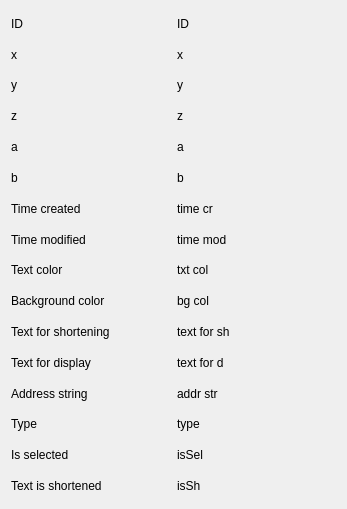
<?xml version="1.0" encoding="UTF-8"?>
<ui version="4.0">
 <class>NoteDetailsWindow</class>
 <widget class="QWidget" name="NoteDetailsWindow">
  <property name="geometry">
   <rect>
    <x>0</x>
    <y>0</y>
    <width>347</width>
    <height>509</height>
   </rect>
  </property>
  <property name="windowTitle">
   <string>Form</string>
  </property>
  <layout class="QHBoxLayout" name="horizontalLayout_2">
   <item>
    <layout class="QHBoxLayout" name="horizontalLayout">
     <item>
      <layout class="QVBoxLayout" name="verticalLayout_2">
       <item>
        <widget class="QLabel" name="label_3">
         <property name="text">
          <string>ID</string>
         </property>
        </widget>
       </item>
       <item>
        <widget class="QLabel" name="label_2">
         <property name="text">
          <string>x</string>
         </property>
        </widget>
       </item>
       <item>
        <widget class="QLabel" name="label">
         <property name="text">
          <string>y</string>
         </property>
        </widget>
       </item>
       <item>
        <widget class="QLabel" name="label_4">
         <property name="text">
          <string>z</string>
         </property>
        </widget>
       </item>
       <item>
        <widget class="QLabel" name="label_5">
         <property name="text">
          <string>a</string>
         </property>
        </widget>
       </item>
       <item>
        <widget class="QLabel" name="label_6">
         <property name="text">
          <string>b</string>
         </property>
        </widget>
       </item>
       <item>
        <widget class="QLabel" name="label_9">
         <property name="text">
          <string>Time created</string>
         </property>
        </widget>
       </item>
       <item>
        <widget class="QLabel" name="label_10">
         <property name="text">
          <string>Time modified</string>
         </property>
        </widget>
       </item>
       <item>
        <widget class="QLabel" name="label_12">
         <property name="text">
          <string>Text color</string>
         </property>
        </widget>
       </item>
       <item>
        <widget class="QLabel" name="label_13">
         <property name="text">
          <string>Background color</string>
         </property>
        </widget>
       </item>
       <item>
        <widget class="QLabel" name="label_18">
         <property name="text">
          <string>Text for shortening</string>
         </property>
        </widget>
       </item>
       <item>
        <widget class="QLabel" name="label_17">
         <property name="text">
          <string>Text for display</string>
         </property>
        </widget>
       </item>
       <item>
        <widget class="QLabel" name="label_16">
         <property name="text">
          <string>Address string</string>
         </property>
        </widget>
       </item>
       <item>
        <widget class="QLabel" name="label_19">
         <property name="text">
          <string>Type</string>
         </property>
        </widget>
       </item>
       <item>
        <widget class="QLabel" name="label_11">
         <property name="text">
          <string>Is selected</string>
         </property>
        </widget>
       </item>
       <item>
        <widget class="QLabel" name="label_8">
         <property name="text">
          <string>Text is shortened</string>
         </property>
        </widget>
       </item>
      </layout>
     </item>
     <item>
      <layout class="QVBoxLayout" name="verticalLayout">
       <item>
        <widget class="QLabel" name="idLabel">
         <property name="text">
          <string>ID</string>
         </property>
        </widget>
       </item>
       <item>
        <widget class="QLabel" name="xLabel">
         <property name="text">
          <string>x</string>
         </property>
        </widget>
       </item>
       <item>
        <widget class="QLabel" name="yLabel">
         <property name="text">
          <string>y</string>
         </property>
        </widget>
       </item>
       <item>
        <widget class="QLabel" name="zLabel">
         <property name="text">
          <string>z</string>
         </property>
        </widget>
       </item>
       <item>
        <widget class="QLabel" name="aLabel">
         <property name="text">
          <string>a</string>
         </property>
        </widget>
       </item>
       <item>
        <widget class="QLabel" name="bLabel">
         <property name="text">
          <string>b</string>
         </property>
        </widget>
       </item>
       <item>
        <widget class="QLabel" name="t_madeLabel">
         <property name="text">
          <string>time cr</string>
         </property>
        </widget>
       </item>
       <item>
        <widget class="QLabel" name="t_modLabel">
         <property name="text">
          <string>time mod</string>
         </property>
        </widget>
       </item>
       <item>
        <widget class="QLabel" name="txt_colLabel">
         <property name="text">
          <string>txt col</string>
         </property>
        </widget>
       </item>
       <item>
        <widget class="QLabel" name="bg_colLabel">
         <property name="text">
          <string>bg col</string>
         </property>
        </widget>
       </item>
       <item>
        <widget class="QLabel" name="text_for_shorteningLabel">
         <property name="text">
          <string>text for sh</string>
         </property>
        </widget>
       </item>
       <item>
        <widget class="QLabel" name="text_for_displayLabel">
         <property name="text">
          <string>text for d</string>
         </property>
        </widget>
       </item>
       <item>
        <widget class="QLabel" name="address_stringLabel">
         <property name="text">
          <string>addr str</string>
         </property>
        </widget>
       </item>
       <item>
        <widget class="QLabel" name="typeLabel">
         <property name="text">
          <string>type</string>
         </property>
        </widget>
       </item>
       <item>
        <widget class="QLabel" name="selectedLabel">
         <property name="text">
          <string>isSel</string>
         </property>
        </widget>
       </item>
       <item>
        <widget class="QLabel" name="text_is_shortenedLabel">
         <property name="text">
          <string>isSh</string>
         </property>
        </widget>
       </item>
      </layout>
     </item>
    </layout>
   </item>
  </layout>
 </widget>
 <resources/>
 <connections/>
</ui>
